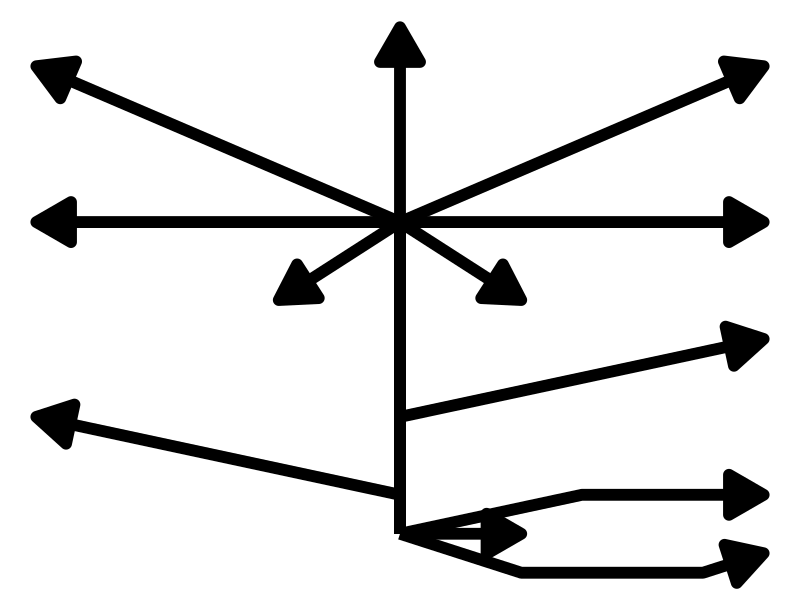
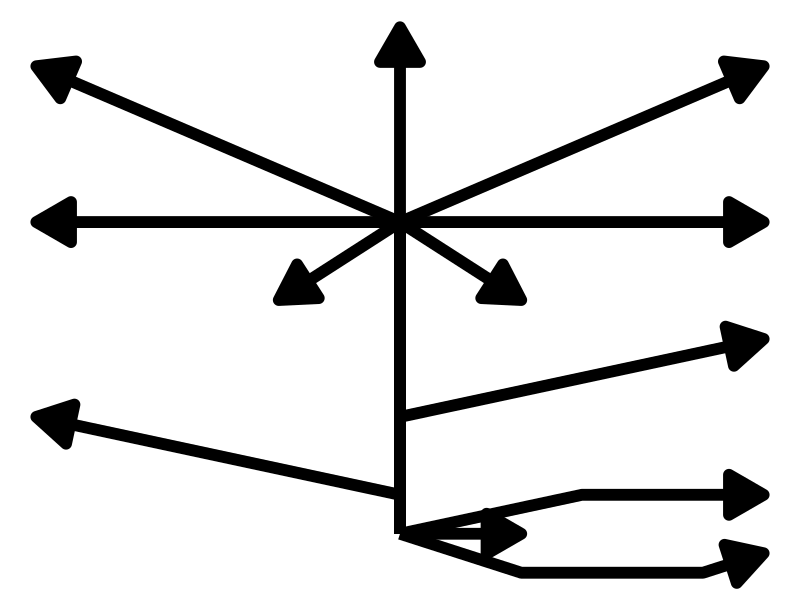
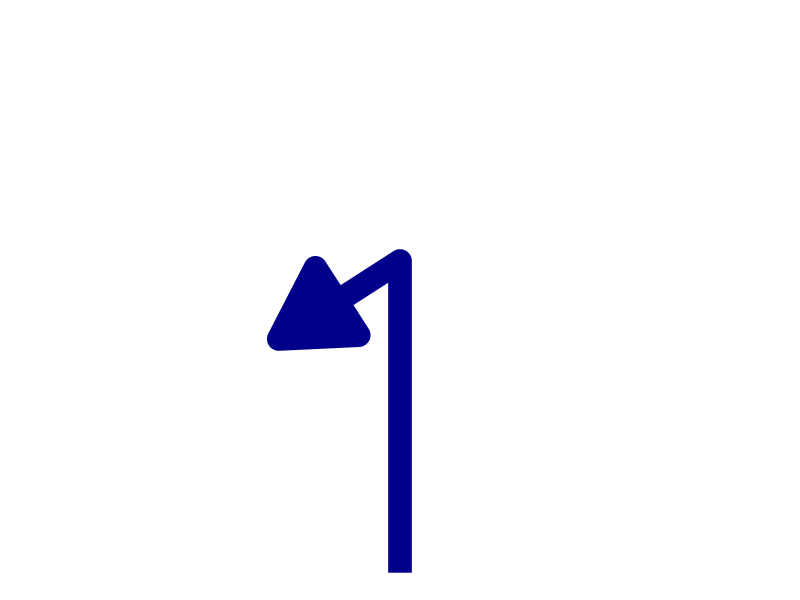
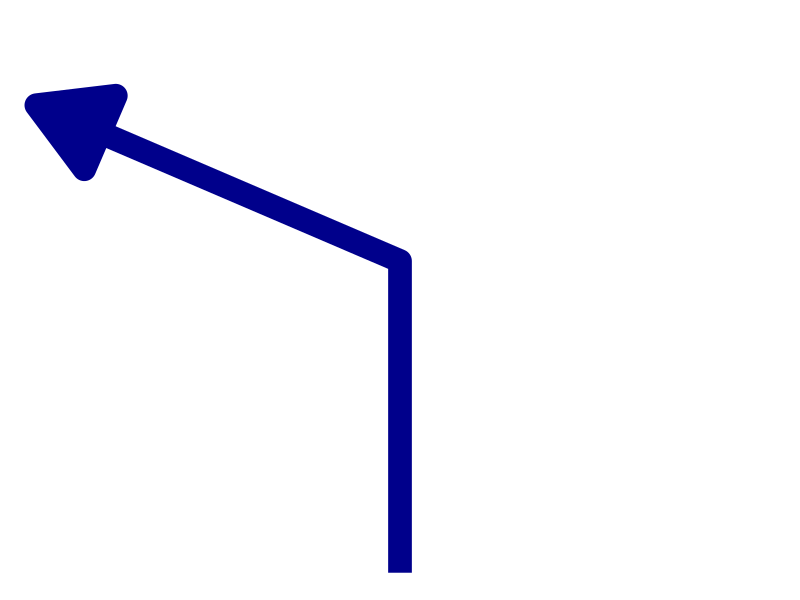
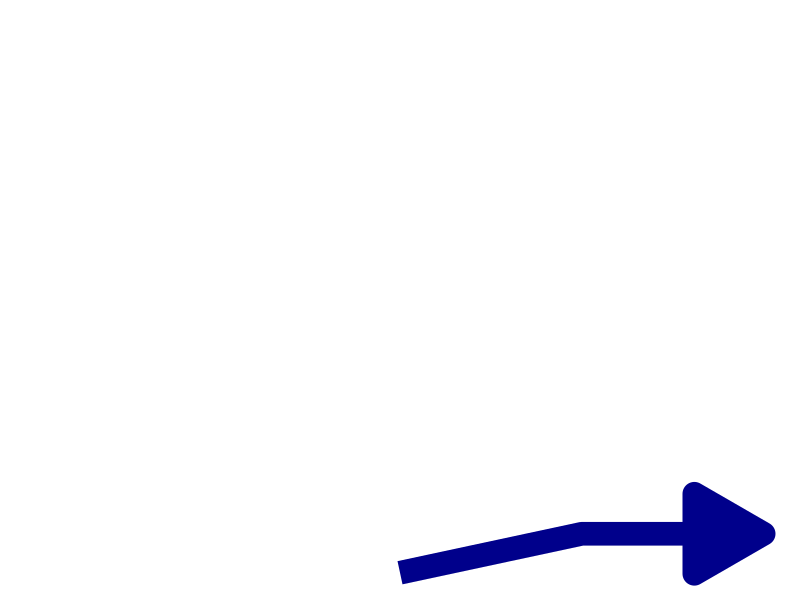
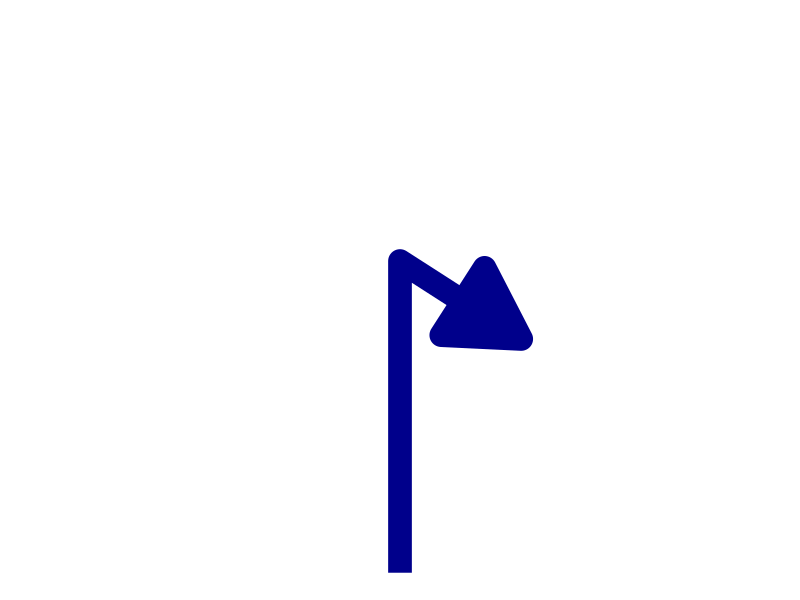
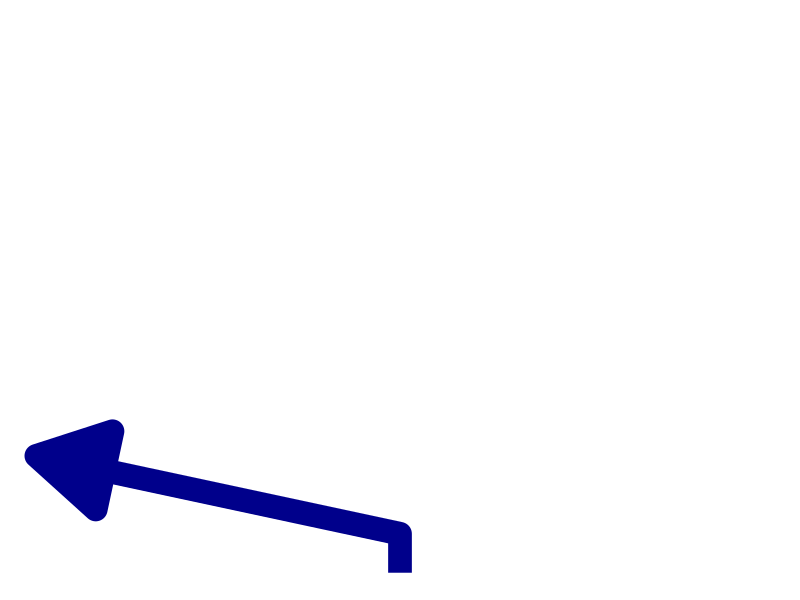
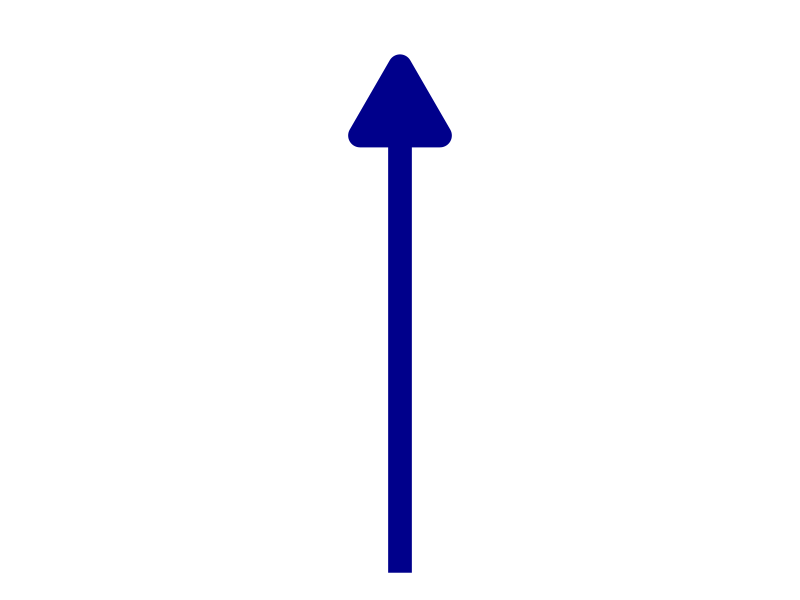

Write R code to recreate these figures, in order.
library(ggplot2)

##### create images of the route tree
tree_df <- read.csv('route-img/route tree.csv', stringsAsFactors = F)

ggplot(tree_df, aes(x = x, y = y, group = Route)) +
  geom_path(size = 4, arrow = arrow(type = 'closed', angle = 30, length = unit(0.4, 'inches'))) +
  theme_void() 
ggsave('route-img/full route tree.png', width = 5, height = 5 * (16/9), bg = 'transparent', dpi = 1000)


for (i in unique(tree_df$Route)) {
  ggplot(tree_df, aes(x = x, y = y, group = Route)) +
    #geom_path(size = 4, color = 'grey10', arrow = arrow(type = 'closed', angle = 30, length = unit(0.4, 'inches'))) +
    geom_path(data = tree_df[which(tree_df$Route==i),], size = 8, color = 'darkblue', arrow = arrow(type = 'closed', angle = 30, length = unit(0.8, 'inches'))) +
    theme_void() +
    scale_x_continuous(limits = c(-6,6)) +
    scale_y_continuous(limits = c(0,14))
  
  ggsave(paste0('route-img/',i,'.png'), width = 5, height = 5 * (16/9), bg = 'transparent', dpi = 1000)
}
